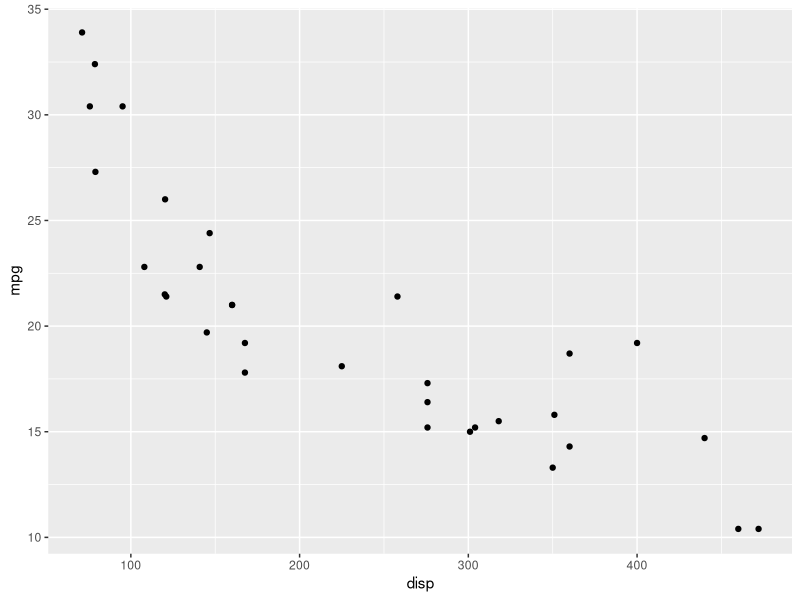
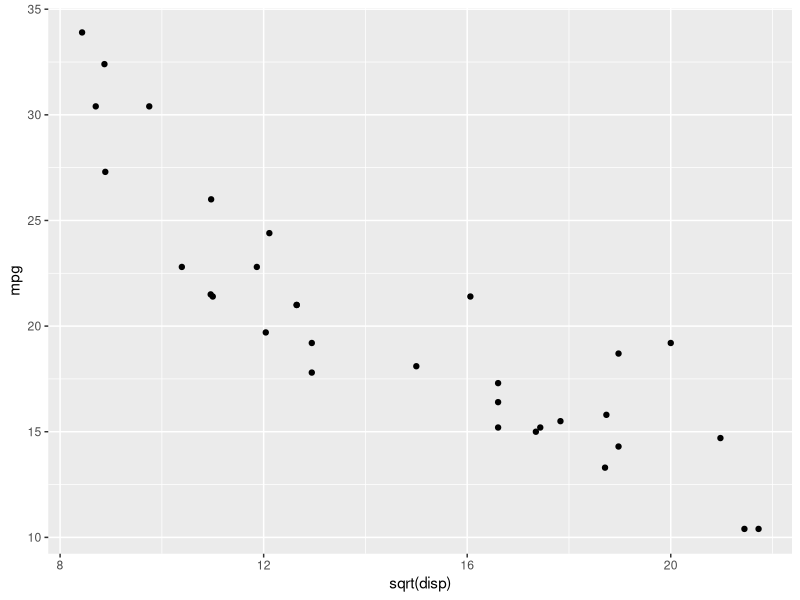
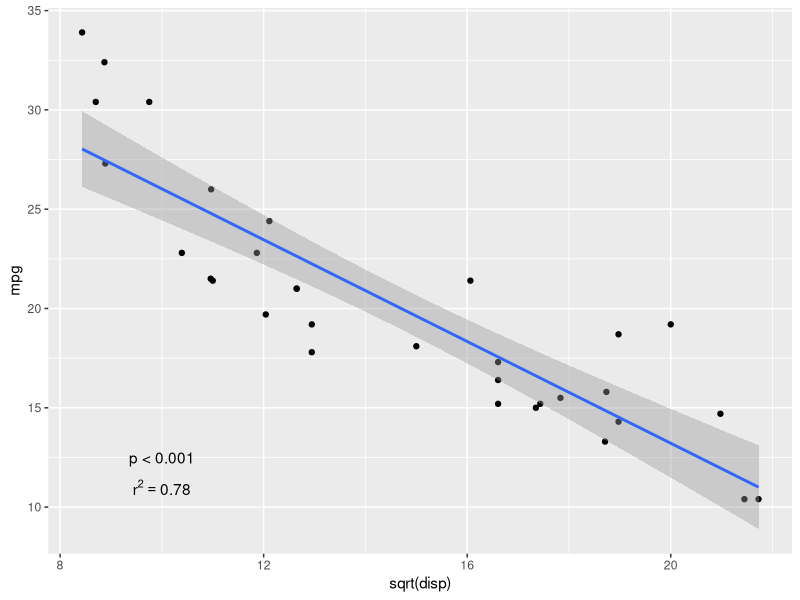
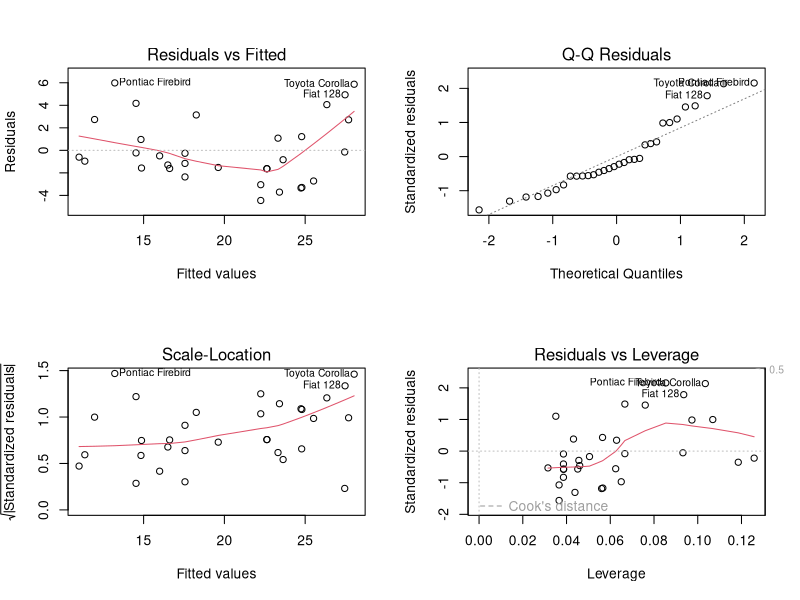
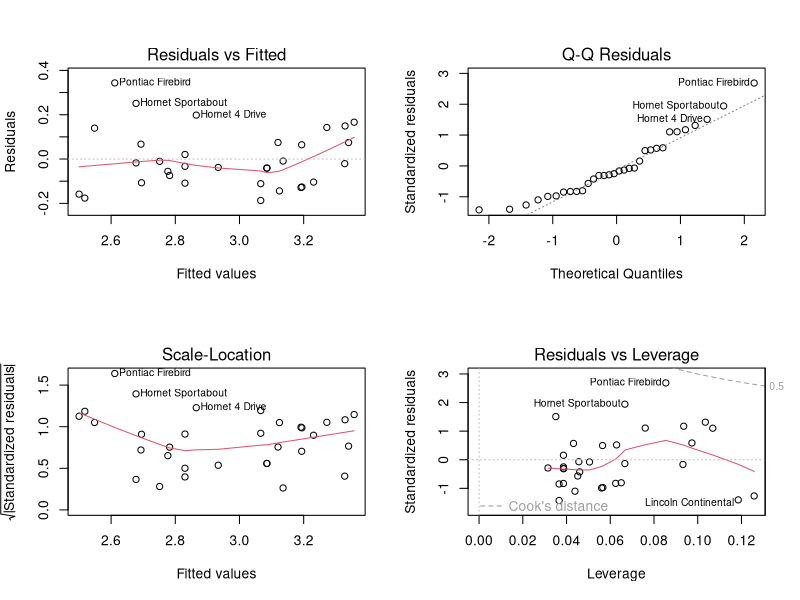
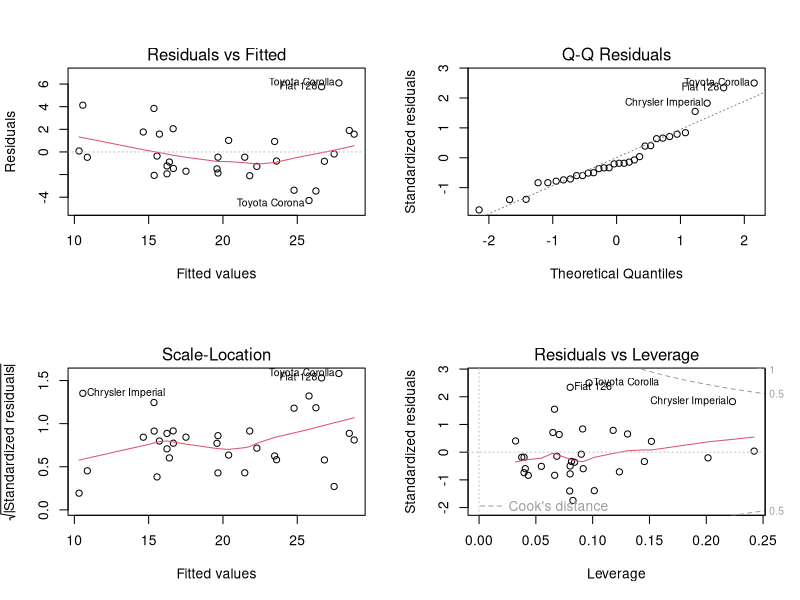

These figures' R source, in order:
## ---- chunk 1
# Set global options for code chunks and load required R packages and data
library(dplyr)
library(ggplot2)
library(caret)
knitr::opts_chunk$set(echo = TRUE)
data("mtcars")
## ---- chunk 2
# Scatterplot of mpg vs. disp
mtcars %>%
  ggplot(aes(x = disp,
             y = mpg)) +
  geom_point()
## ---- chunk 3
# Pearson correlation coefficient
cor(mtcars$disp, 
    mtcars$mpg)

# Order of arguments does not matter
cor(mtcars$mpg,
    mtcars$disp)
## ---- chunk 4
# Scatterplot of mpg vs. sqrt(disp)
mtcars %>%
  ggplot(aes(x = sqrt(disp), 
             y = mpg)) +
  geom_point()
## ---- chunk 5
# Pearson correlation coefficient
cor(sqrt(mtcars$disp), 
    mtcars$mpg)
## ---- chunk 6
# Fit the linear model using the formula method
linear_fit <- lm(mpg ~ sqrt(disp), data = mtcars)

# Get the model output
summary(linear_fit)
## ---- chunk 7
# r-squared
r2 <- paste("r^2 == ", 0.78)

# Plot the data and the simple linear regression model
mtcars %>%
  ggplot(aes(x = sqrt(disp), 
             y = mpg)) +
  geom_point() +
  geom_smooth(method = "lm") + # Leave 95% CI turned on
  annotate("text",
           label = "p < 0.001",
           x = 10,
           y = 12.5) +
  annotate("text",
           label = r2,
           parse = T,
           x = 10,
           y = 11)
## ---- chunk 8
# Model diagnostics
par(mfrow = c(2, 2))
plot(linear_fit)
## ---- chunk 9
# Box-Cox transformation
mpgBC <- BoxCoxTrans(mtcars$mpg)
## ---- chunk 10
# Attach to dataframe
mtcars <- cbind(mtcars, 
                mpg_BC = predict(mpgBC, newdata = mtcars$mpg))

# Recreate the model
lmMod_bc <- lm(mpg_BC ~ sqrt(disp), data = mtcars)

# Output
summary(lmMod_bc)
## ---- chunk 11
# Diagnostics
par(mfrow = c(2, 2))
plot(lmMod_bc)
## ---- chunk 12
# Get the intercept and slope
linear_fit$coefficients
## ---- chunk 13
# Formulae from earlier
slope <- cor(sqrt(mtcars$disp), mtcars$mpg) * (sd(mtcars$mpg) / sd(sqrt(mtcars$disp)))
intercept <- mean(mtcars$mpg) - (slope * mean(sqrt(mtcars$disp)))

slope; intercept
## ---- chunk 14
# Create a multiple linear regression model
m_linear_fit <- lm(mpg ~ sqrt(disp) + wt + cyl, data = mtcars)

# Model summary
summary(m_linear_fit)
## ---- chunk 15
# Create the correlation matrix
cor(mtcars[c(2, 3, 6)])
## ---- chunk 16
# Create a multiple linear regression model using 0.8 as a collinear cut-off
# Assess RMSE
final_linear_fit <- lm(mpg ~ cyl + wt, data = mtcars)

# Model summary
summary(final_linear_fit)
## ---- chunk 17
# Model diagnostics
par(mfrow = c(2, 2))
plot(final_linear_fit)
## ---- chunk 18
# Get predictions
predict(final_linear_fit, newdata = mtcars)
## ---- chunk 19
# Partition train and test sets
set.seed(1)
data_part <- createDataPartition(y = mtcars$mpg, 
                                 p = 0.7, 
                                 list = F)
training <- mtcars[data_part, ]
test <- mtcars[-data_part, ]
## ---- chunk 20
# Train a multiple linear regression model on the training data
pred_mdl <- lm(mpg ~ cyl + wt, data = training)

# Make predictions on test set
mdl_preds <- predict(pred_mdl, newdata = test)

# Assess model performance using RMSE
RMSE(mdl_preds, test$mpg)
